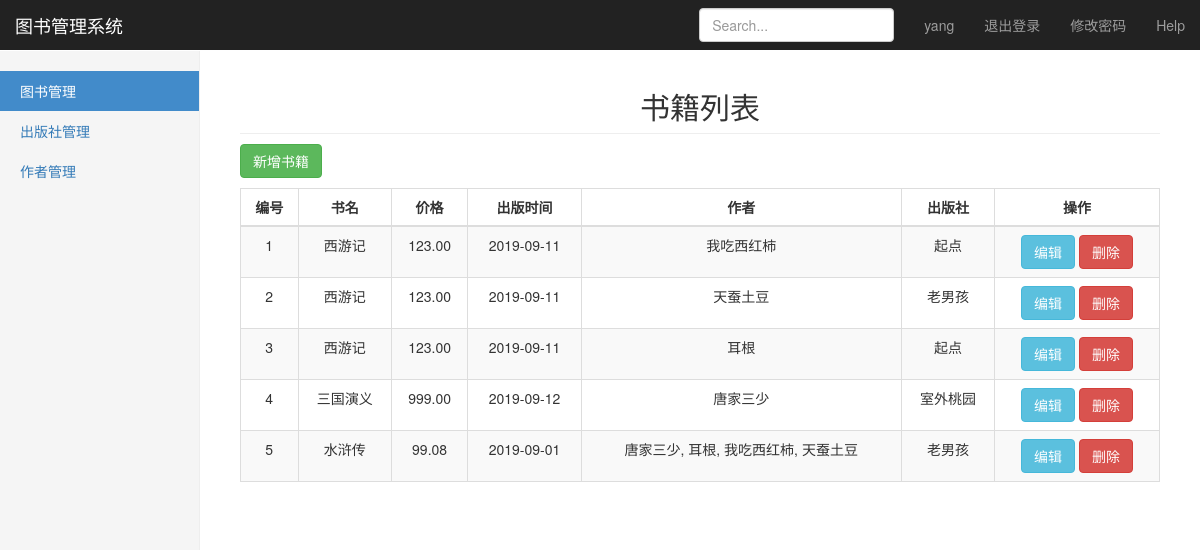
Page /books/book_list/ (signed in) on the committed database.
### books/models.py (models this page shows, shortened)
class Book(models.Model):
    id = models.AutoField(primary_key=True)
    title = models.CharField(max_length=32)
    price = models.DecimalField(max_digits=5, decimal_places=2)
    pub_date = models.DateField()
    authors = models.ManyToManyField(to='Author')
    publisher = models.ForeignKey(to='Publisher', on_delete=models.CASCADE)

class Author(models.Model):
    name = models.CharField(max_length=32)
    age = models.SmallIntegerField()
    detail = models.OneToOneField(to='AuthorDetail', on_delete=models.CASCADE)

class Publisher(models.Model):
    name = models.CharField(max_length=48)
    addr = models.TextField()
    def __str__(self):
        return self.name

### books/views.py (the view)
# urls.py: path('book_list/', views.book_list),
@login_required
def book_list(request):
    books = models.Book.objects.all()
    return render(request, 'book_list.html', {'book_list': books})

### templates/book_list.html (shortened to what this page needs)
{% extends "base.html" %}
{% block nav %}
    <li class="active"><a href="/books/book_list/">图书管理</a></li>
    <li><a href="#">出版社管理</a></li>
    <li><a href="#">作者管理</a></li>
{% endblock nav %}
{% block content %}
    <h2 class="sub-header text-center">书籍列表</h2>
    <div class="table-responsive">
        <a href="/books/add_book/">
            <button class="btn btn-success" style="margin-bottom: 10px">新增书籍</button>
        </a>
        <table class="table table-striped table-bordered">
            <thead>
            <tr>
                <th>编号</th>
                <th>书名</th>
                <th>价格</th>
                <th>出版时间</th>
                <th>作者</th>
                <th>出版社</th>
                <th>操作</th>
            </tr>
            </thead>
            <tbody>
            {% for books in book_list %}
                <tr>
                    <td>{{ forloop.counter }}</td>
                    <td>{{ books.title }}</td>
                    <td>{{ books.price }}</td>
                    <td>{{ books.pub_date|date:'Y-m-d' }}</td>
                    <td>
                        {% for author in books.authors.all %}
                            {% if forloop.last %}
                                {{ author.name }}
                            {% else %}
                                {{ author.name }},
                            {% endif %}
                        {% endfor %}
                    </td>
                    <td>{{ books.publisher }}</td>
                    <td>
                        <a href="/books/edit_book/?pk={{ books.id }}">
                            <button type="button" class="btn btn-info edit">编辑</button>
                        </a>
                        <button type="button" class="btn btn-danger del" bid="{{ books.id }}">删除</button>
                    </td>
                </tr>
            {% endfor %}
            </tbody>
        </table>
    </div>
{% endblock content %}

### templates/base.html (shortened to what this page needs)
<!DOCTYPE html>
<html lang="en">
<head>
    <link rel="stylesheet" href="https://cdn.jsdelivr.net/npm/bootstrap@3.3.7/dist/css/bootstrap.min.css"
>
    <link rel="stylesheet" href="/static/css/index.css">
</head>
<body>
<nav class="navbar navbar-inverse navbar-fixed-top">
    <div class="container-fluid">
        <div class="navbar-header">
            <a class="navbar-brand" href="#">图书管理系统</a>
        </div>
        <div id="navbar" class="navbar-collapse collapse">
            <ul class="nav navbar-nav navbar-right">
                <li><a href="#">{{ request.user }}</a></li>
                <li><a href="/logout/">退出登录</a></li>
                <li><a href="#">修改密码</a></li>
                <li><a href="#">Help</a></li>
            </ul>
            <form class="navbar-form navbar-right">
                <input type="text" class="form-control" placeholder="Search...">
            </form>
        </div>
    </div>
</nav>
<div class="container-fluid">
    <div class="row">
        <div class="col-sm-3 col-md-2 sidebar">
            <ul class="nav nav-sidebar">
                {% block nav %}
                {% endblock nav %}
            </ul>
        </div>
        <div class="col-sm-9 col-sm-offset-3 col-md-10 col-md-offset-2 main">
            {% block content %}
            {% endblock content %}
        </div>
    </div>
</div>
</body>
</html>

### static/css/index.css (style rules this page uses)
body { padding-top: 50px; }
.sub-header { padding-bottom: 10px; border-bottom: 1px solid #eee; }
.navbar-fixed-top { border: 0; }
.sidebar { display: none; }
@media (min-width: 768px) { .sidebar { position: fixed; top: 51px; bottom: 0; left: 0; z-index: 1000; display: block; padding: 20px; overflow-x: hidden; overflow-y: auto; background-color: #f5f5f5; border-right: 1px solid #eee; } }
.nav-sidebar { margin-right: -21px; margin-bottom: 20px; margin-left: -20px; }
.nav-sidebar > li > a { padding-right: 20px; padding-left: 20px; }
.nav-sidebar > .active > a, .nav-sidebar > .active > a:hover, .nav-sidebar > .active > a:focus { color: #fff; background-color: #428bca; }
.main { padding: 20px; }
@media (min-width: 768px) { .main { padding-right: 40px; padding-left: 40px; } }
th, td { text-align: center; }

### rows in the picture
Book: title "西游记", price "123.00", pub_date "2019-09-11", publisher "起点"
Author: name "我吃西红柿"
Book: title "西游记", price "123.00", pub_date "2019-09-11", publisher "老男孩"
Author: name "天蚕土豆"
Book: title "西游记", price "123.00", pub_date "2019-09-11", publisher "起点"
Author: name "耳根"
Book: title "三国演义", price "999.00", pub_date "2019-09-12", publisher "室外桃园"
Author: name "唐家三少"
Book: title "水浒传", price "99.08", pub_date "2019-09-01", publisher "老男孩"

### other values in the picture
{{ request.user }} "yang"
